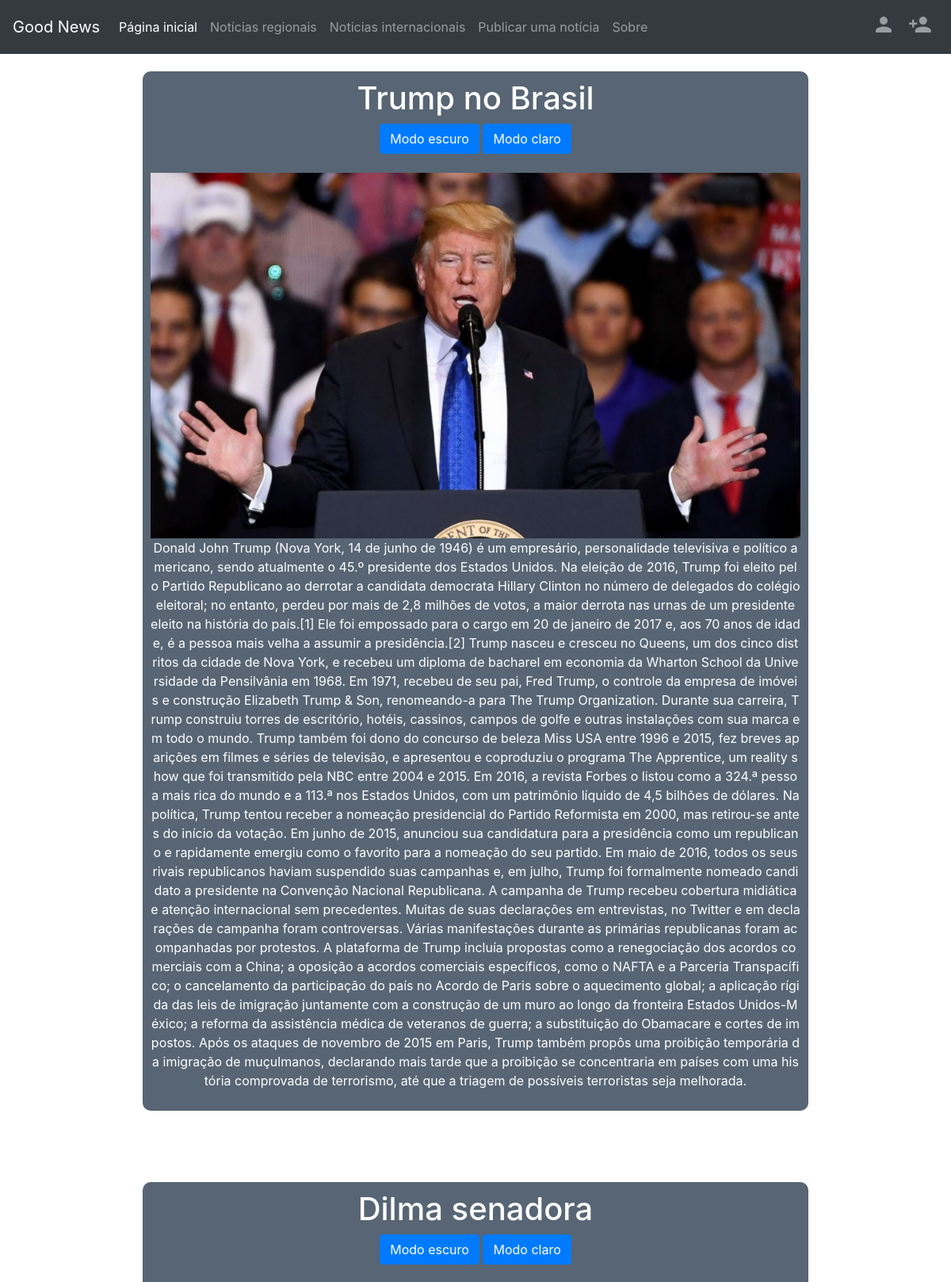
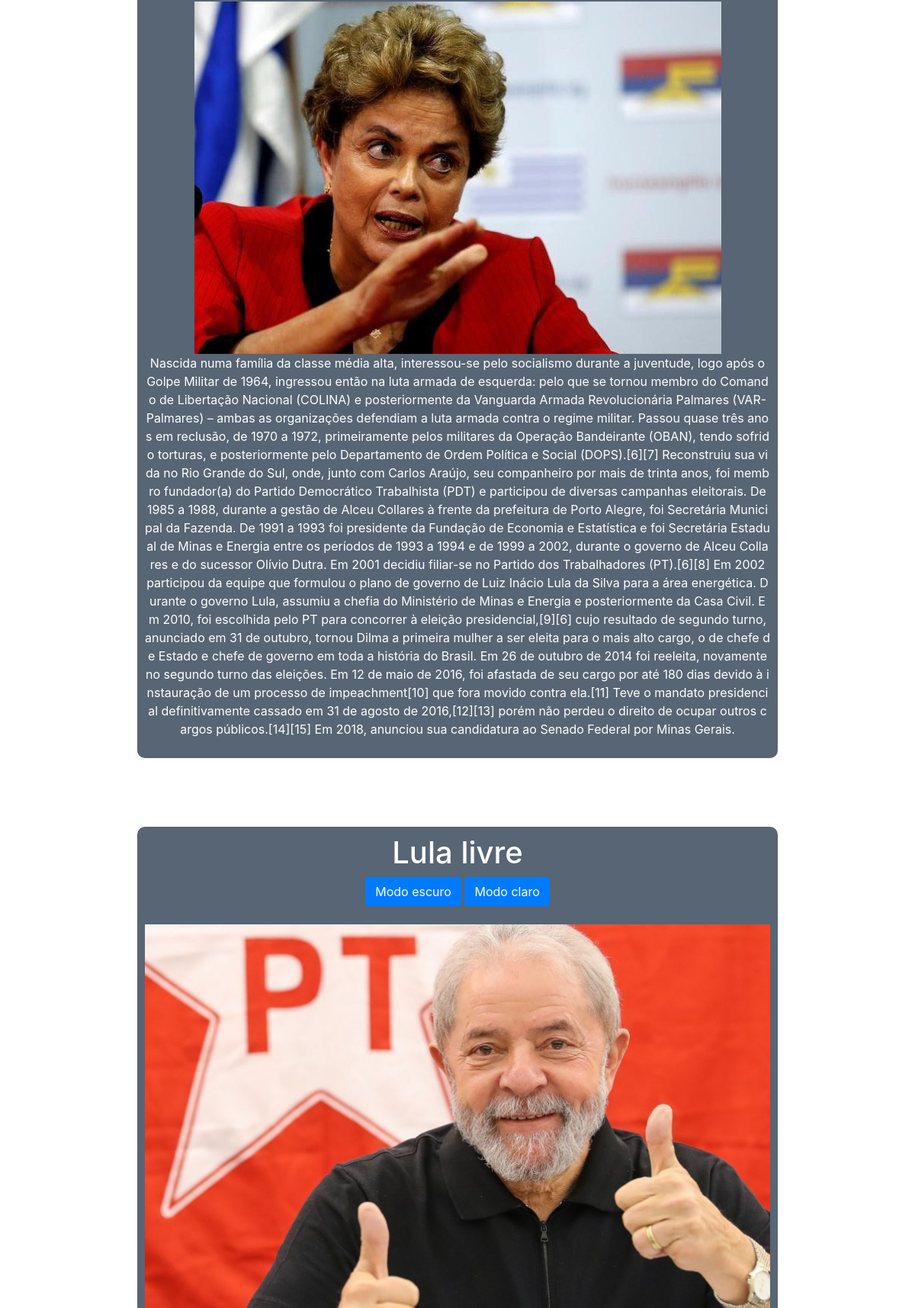
The page / (upper part) on the database its author committed (2 pictures, top to bottom).
### goodnews/models.py (models this page shows, shortened)
class News(models.Model):
	types = (
    (1, 'Regional'),
    (2, 'Internacional')
  )
	titulo = models.CharField(max_length=255, blank=False, verbose_name='título')
	descricao = models.TextField(verbose_name='descrição', blank=True)
	user = models.ForeignKey(User, on_delete=models.CASCADE)
	tipo = models.IntegerField(choices=types, verbose_name='É uma notícia')
	image = models.ImageField(blank=False, verbose_name='Adicionar imagem')
	class Meta:
		verbose_name = 'notícia'
		verbose_name_plural = 'notícias'

### goodnews/views.py (the view)
# urls.py: 2. Add a URL to urlpatterns:  path('', Home.as_view(), name='home')
class Home(generic.ListView):
	template_name = 'home.html'
	def get_queryset(self):
		lista = []
		for x in models.News.objects.all():
			lista.append(x)
		lista.reverse()
		return lista

### templates/home.html (shortened to what this page needs)
{% extends 'base.html' %}
{% block content %}
{% if user.is_authenticated %}
<nav class="navbar navbar-expand-md navbar-dark fixed-top bg-dark">
      <a class="navbar-brand" href="/"><font style="vertical-align: inherit;"><font style="vertical-align: inherit;">Good News</font></font></a>
      <button class="navbar-toggler" type="button" data-toggle="collapse" data-target="#navbarCollapse" aria-controls="navbarCollapse" aria-expanded="false" aria-label="Toggle navigation">
        <span class="navbar-toggler-icon"></span>
      </button>
      <div class="collapse navbar-collapse" id="navbarCollapse">
        <ul class="navbar-nav mr-auto">
          <li class="nav-item active">
            <a class="nav-link" href="/"><font style="vertical-align: inherit;"><font style="vertical-align: inherit;">Página inicial</font></font><span class="sr-only"><font style="vertical-align: inherit;"><font style="vertical-align: inherit;">(atual)</font></font></span></a>
          </li>
          <li class="nav-item">
            <a class="nav-link" href="/regional/"><font style="vertical-align: inherit;"><font style="vertical-align: inherit;">Notícias regionais</font></font></a>
          </li>
          <li class="nav-item">
            <a class="nav-link" href="/internacional/"><font style="vertical-align: inherit;"><font style="vertical-align: inherit;">Noticias internacionais</font></font></a>
          </li>
          <li class="nav-item">
            <a class="nav-link" href="/create/"><font style="vertical-align: inherit;"><font style="vertical-align: inherit;">Publicar uma notícia</font></font></a>
          </li>
          <li class="nav-item">
            <a class="nav-link" href="/about/"><font style="vertical-align: inherit;"><font style="vertical-align: inherit;">Sobre</font></font></a>
          </li>
        </ul>
      <ul class="navbar-nav ml-auto">
            <li class="nav-item">
              <a class="nav-link"><i class="material-icons" style="font-size:30px;">how_to_reg</i></a>
            </li>
            <li class="nav-item">
              <a class="nav-link" href="accounts/logout"><i class="material-icons" style="font-size:30px;">power_settings_new</i></a>
            </li>
      </ul>
      </div>
    </nav>
    {% for x in object_list %}
      <div id="{{x.id}}" class="text-relative" style="margin-top: 90px; text-align: center; filter: blur;">
        <h1>{{x.titulo}}</h1>
        <button class="btn btn-primary" onclick="AlterColor2({{x.id}})">Modo escuro</button>
        <button class="btn btn-primary" onclick="AlterColor({{x.id}})">Modo claro</button><br><br>
        <img class="img1" src="{{ MEDIA_URL }}{{ x.image }}" alt="" ><br>
        <p>{{x.descricao}}</p>
      </div>
    {% endfor %}
  {% else %}
  <nav class="navbar navbar-expand-md navbar-dark fixed-top bg-dark">
      <a class="navbar-brand" href="/"><font style="vertical-align: inherit;"><font style="vertical-align: inherit;">Good News</font></font></a>
      <div class="collapse navbar-collapse" id="navbarCollapse">
        <ul class="navbar-nav mr-auto">
          <li class="nav-item active">
            <a class="nav-link" href="/"><font style="vertical-align: inherit;"><font style="vertical-align: inherit;">Página inicial</font></font></a>
          </li>
          <li class="nav-item">
            <a class="nav-link" href="/regional/"><font style="vertical-align: inherit;"><font style="vertical-align: inherit;">Notícias regionais</font></font></a>
          </li>
          <li class="nav-item">
            <a class="nav-link" href="/internacional/"><font style="vertical-align: inherit;"><font style="vertical-align: inherit;">Noticias internacionais</font></font></a>
          </li>
          <li class="nav-item">
            <a class="nav-link" href="/create/"><font style="vertical-align: inherit;"><font style="vertical-align: inherit;">Publicar uma notícia</font></font></a>
          </li>
          <li class="nav-item">
            <a class="nav-link" href="/about/"><font style="vertical-align: inherit;"><font style="vertical-align: inherit;">Sobre</font></font></a>
          </li>
        </ul>
      <ul class="navbar-nav ml-auto">
            <li class="nav-item">
              <a class="nav-link" href="accounts/login"><i class="material-icons" style="font-size:30px;">person</i></a>
            </li>
            <li class="nav-item">
              <a class="nav-link" href="signup/"><i class="material-icons" style="font-size:30px;">person_add</i></a>
            </li>
      </ul>
      </div>
    </nav>
    {% for x in object_list %}
      <div id="{{x.id}}" class="text-relative" style="margin-top: 90px; text-align: center; filter: blur;">
        <h1>{{x.titulo}}</h1>
        <button class="btn btn-primary" onclick="AlterColor2({{x.id}})">Modo escuro</button>
        <button class="btn btn-primary" onclick="AlterColor({{x.id}})">Modo claro</button><br><br>
        <img class="img1" src="{{ MEDIA_URL }}{{ x.image }}" alt="" ><br>
        <p>{{x.descricao}}</p>
      </div>
    {% endfor %}
    {%endif%}
{% endblock %}

### templates/base.html (shortened to what this page needs)
{% load static %}
<!DOCTYPE html>
<html>
<head>
  <link rel="stylesheet" href="https://maxcdn.bootstrapcdn.com/bootstrap/4.0.0/css/bootstrap.min.css">
</head>
<body>
  <main>
    {% block content %}
    {% endblock %}
  </main>
</body>
</html>

### templates/base.html (style rules this page uses)
.img1 { max-width: 100%; max-height: 100%; }
body { background-image: url(https://static1.squarespace.com/static/5900daa5e3df28ef8fd30429/t/59e49e2f7131a5f2738c7af2/1508154930095/prn-trader-news-background.jpg?format=2500w); }
button { background-color: Transparent; background-repeat:no-repeat; border: none; cursor:pointer; overflow: hidden; outline:none; }
.text-relative { color: white; background-color: #576574; filter: alpha(opacity=80); width: 70%; border-radius: 10px; margin: 0px auto; padding: 10px; word-break: break-all; }

### rows shown on the page
News: titulo "Trump no Brasil", image (picture), descricao "Donald John Trump (Nova York, 14 de junho de 1946) é um empresário, personalidade televisiva e político americano, sendo atualmente o 45.º presidente dos Estados Unidos. Na eleição de 2016, Trump foi eleito pelo Partido Republicano ao derrotar a candidata democrata Hillary Clinton no número de delegados do colégio eleitoral; no entanto, perdeu por mais de 2,8 milhões de votos, a maior derrota nas urnas de um presidente eleito na história do país.[1] Ele foi empossado para o cargo em 20 de janeiro de 2017 e, aos 70 anos de idade, é a pessoa mais velha a assumir a presidência.[2] Trump nasceu e cresceu no Queens, um dos cinco distritos da cidade de Nova York, e recebeu um diploma de bacharel…"
News: titulo "Dilma senadora", image (picture), descricao "Nascida numa família da classe média alta, interessou-se pelo socialismo durante a juventude, logo após o Golpe Militar de 1964, ingressou então na luta armada de esquerda: pelo que se tornou membro do Comando de Libertação Nacional (COLINA) e posteriormente da Vanguarda Armada Revolucionária Palmares (VAR-Palmares) – ambas as organizações defendiam a luta armada contra o regime militar. Passou quase três anos em reclusão, de 1970 a 1972, primeiramente pelos militares da Operação Bandeirante (OBAN), tendo sofrido torturas, e posteriormente pelo Departamento de Ordem Política e Social (DOPS).[6][7] Reconstruiu sua vida no Rio Grande do Sul, onde, junto com Carlos Araújo, seu companheiro por…"
News: titulo "Lula livre", image (picture)
